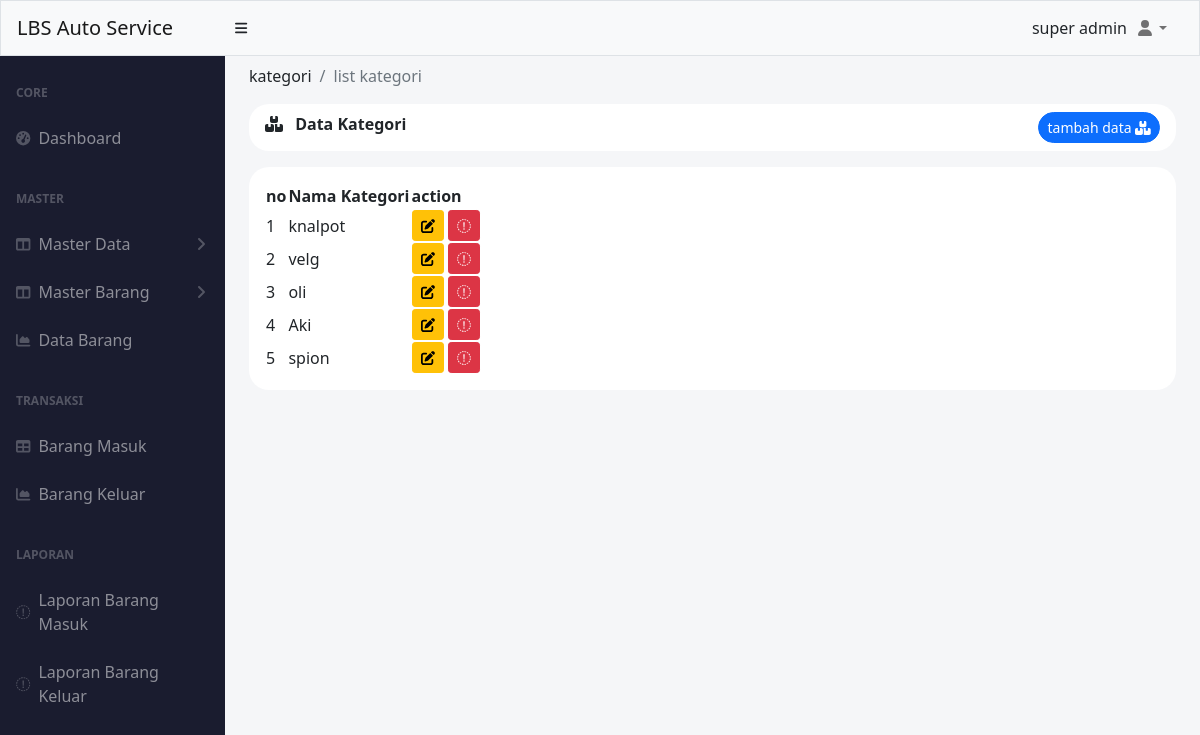
The page /index.php?menu=kategori (signed in) on the database its author committed.
### tables this page shows
CREATE TABLE `kategori` (
  `id` int(11) NOT NULL,
  `nama` varchar(50) NOT NULL
);

### pages/master_barang/kategori/index.php (the view, shortened to what this page needs)
<?php
include './koneksi.php';
$query = mysqli_query($conn, "SELECT * FROM kategori");
?>
<div class="container-fluid px-4 ">
    <ol class="breadcrumb pt-2">
        <li class="breadcrumb-item ">kategori</li>
        <li class="breadcrumb-item active">list kategori</li>
    </ol>
    <div class="mb-4">
        <div class="card-header clearfix mb-3" style="border-radius: 20px ;background-color: white; border:0px;">
            <i class="fa-solid fa-boxes-stacked"></i>
            <span class="ms-2 fw-bolder"> Data Kategori</span>
            <button type="button" class="btn btn-sm btn-primary float-end rounded-pill" data-bs-toggle="modal" data-bs-target="#exampleModal">
                tambah data <i class="fa-solid fa-boxes-stacked"></i>
            </button>
        </div>
        <div class="p-3  bg-white " style="border-radius: 20px; ">
            <table id="datatablesSimple" style="border-color: white;">
                <thead class="">
                    <tr>
                        <th>no</th>
                        <th>Nama Kategori</th>
                        <th>action</th>
                    </tr>
                </thead>
                <tbody>
                    <?php
                    $i = 1;
                    while ($data = mysqli_fetch_assoc($query)) :
                    ?>
                        <tr>
                            <td><?= $i++ ?></td>
                            <td><?= $data['nama'] ?></td>
                            <td class="text-center">
                                <a href="index.php?kategori=update&id=<?= $data['id']; ?>" class="btn btn-sm btn-warning">
                                    <i class="fa-solid fa-pen-to-square"></i>
                                </a>
                                <a href="index.php?kategori=delete&id=<?= $data['id']; ?>" onclick="confirmDelete(event)" class="btn btn-sm btn-danger" id="delete-alert">
                                    <i class="fa-sharp fa-solid fa-trash"></i>
                                </a>
                            </td>
                        </tr>
                    <?php
                    endwhile;
                    ?>
                </tbody>
            </table>
        </div>
    </div>
</div>

### rows shown on the page
kategori: nama "knalpot"
kategori: nama "velg"
kategori: nama "oli"
kategori: nama "Aki"
kategori: nama "spion"

### other values the page prints
$varSession['username'] "super admin"
